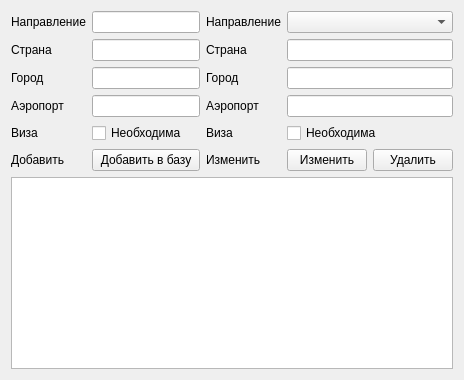
          <widget class="QWidget" name="tab_control_direction">
           <attribute name="title">
            <string>Направления</string>
           </attribute>
           <layout class="QGridLayout" name="gridLayout_13">
            <item row="0" column="0">
             <layout class="QGridLayout" name="grid_add_direction">
              <item row="7" column="1">
               <widget class="QPushButton" name="pushButton_8">
                <property name="text">
                 <string>Добавить в базу</string>
                </property>
               </widget>
              </item>
              <item row="0" column="1">
               <widget class="QLineEdit" name="lineEdit_31"/>
              </item>
              <item row="6" column="1">
               <widget class="QCheckBox" name="checkBox">
                <property name="text">
                 <string>Необходима</string>
                </property>
               </widget>
              </item>
              <item row="4" column="1">
               <widget class="QLineEdit" name="lineEdit_22"/>
              </item>
              <item row="5" column="1">
               <widget class="QLineEdit" name="lineEdit_28"/>
              </item>
              <item row="6" column="0">
               <widget class="QLabel" name="label_96">
                <property name="text">
                 <string>Виза</string>
                </property>
               </widget>
              </item>
              <item row="1" column="0">
               <widget class="QLabel" name="label_93">
                <property name="text">
                 <string>Страна</string>
                </property>
               </widget>
              </item>
              <item row="1" column="1">
               <widget class="QLineEdit" name="lineEdit_35"/>
              </item>
              <item row="5" column="0">
               <widget class="QLabel" name="label_72">
                <property name="text">
                 <string>Аэропорт</string>
                </property>
               </widget>
              </item>
              <item row="0" column="0">
               <widget class="QLabel" name="label_95">
                <property name="text">
                 <string>Направление</string>
                </property>
               </widget>
              </item>
              <item row="7" column="0">
               <widget class="QLabel" name="label_97">
                <property name="text">
                 <string>Добавить</string>
                </property>
               </widget>
              </item>
              <item row="4" column="0">
               <widget class="QLabel" name="label_78">
                <property name="text">
                 <string>Город</string>
                </property>
               </widget>
              </item>
             </layout>
            </item>
            <item row="0" column="1">
             <layout class="QGridLayout" name="grid_edit_direction">
              <item row="1" column="0">
               <widget class="QLabel" name="label_91">
                <property name="text">
                 <string>Страна</string>
                </property>
               </widget>
              </item>
              <item row="6" column="0">
               <widget class="QLabel" name="label_90">
                <property name="text">
                 <string>Изменить</string>
                </property>
               </widget>
              </item>
              <item row="3" column="0">
               <widget class="QLabel" name="label_88">
                <property name="text">
                 <string>Город</string>
                </property>
               </widget>
              </item>
              <item row="0" column="1">
               <widget class="QComboBox" name="comboBox_edit_trip_number_4"/>
              </item>
              <item row="3" column="1">
               <widget class="QLineEdit" name="lineEdit_23"/>
              </item>
              <item row="1" column="1">
               <widget class="QLineEdit" name="lineEdit_24"/>
              </item>
              <item row="4" column="0">
               <widget class="QLabel" name="label_85">
                <property name="text">
                 <string>Аэропорт</string>
                </property>
               </widget>
              </item>
              <item row="5" column="0">
               <widget class="QLabel" name="label_94">
                <property name="text">
                 <string>Виза</string>
                </property>
               </widget>
              </item>
              <item row="5" column="1">
               <widget class="QCheckBox" name="checkBox_2">
                <property name="text">
                 <string>Необходима</string>
                </property>
               </widget>
              </item>
              <item row="4" column="1">
               <widget class="QLineEdit" name="lineEdit_32"/>
              </item>
              <item row="0" column="0">
               <widget class="QLabel" name="label_92">
                <property name="text">
                 <string>Направление</string>
                </property>
               </widget>
              </item>
              <item row="6" column="1">
               <layout class="QGridLayout" name="gridLayout_11">
                <item row="0" column="0">
                 <widget class="QPushButton" name="pushButton_airplane_edit_3">
                  <property name="text">
                   <string>Изменить</string>
                  </property>
                 </widget>
                </item>
                <item row="0" column="1">
                 <widget class="QPushButton" name="pushButton_airplane_remove_3">
                  <property name="text">
                   <string>Удалить</string>
                  </property>
                 </widget>
                </item>
               </layout>
              </item>
             </layout>
            </item>
            <item row="1" column="0" colspan="2">
             <layout class="QGridLayout" name="gridLayout_show_directions">
              <item row="0" column="0">
               <widget class="QTableView" name="tableView">
                <property name="sortingEnabled">
                 <bool>true</bool>
                </property>
               </widget>
              </item>
             </layout>
            </item>
           </layout>
          </widget>
